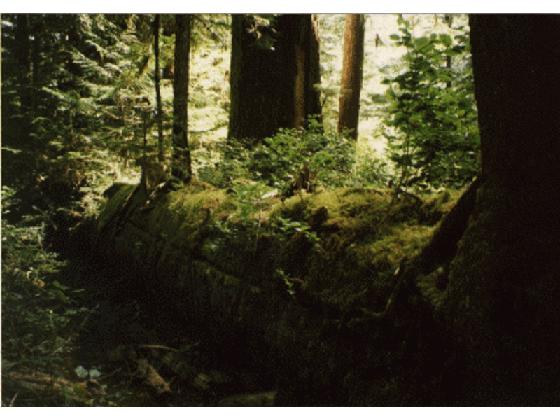
%> input picture forest.jpg, 560 x 420 px
$ octave Q2.m   (GNU Octave 9; MATLAB toolbox functions it lacks are replaced by stand-ins)
%> lines starting %> are read from the running program, lines starting %| are printed output that depends on the picture
clc;
clear;
close all;

% Q.2. Write a program to carry out gamma correction.

% Answer

RGB = imread('forest.jpg');     % Read a RGB image
%> RGB is the input picture: size 420x560x3 uint8; mean R, G, B 68.2, 64.7, 44.4
% figure('Name','RGB Image')    % Uncomment this part to display original RGB
% imagesc(RGB)                    image
% axis image
% zoom(4)

[IND,map] = rgb2ind(RGB,32);    % RGB image converted to an Indexed image
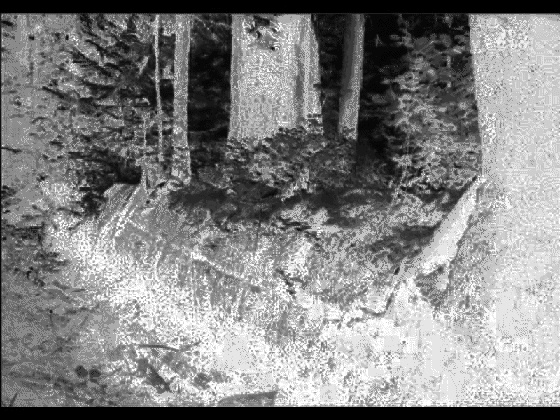
%> IND: size 420x560 uint8; min 0, max 31, mean 16.2; drawn with min black and max white
%> map = 32 rows, first 12: [1 1 0.996; 0.922 0.89 0.773; 0.843 0.816 0.627; 0.745 0.725 0.506; 0.655 0.635 0.408; 0.573 0.557 0.318; 0.494 0.486 0.251; 0.431 0.427 0.173; 0.388 0.388 0.247; 0.357 0.357 0.133; 0.298 0.298 0.176; 0.29 0.29 0.0863]
figure('Name','Gamma Correction Process')
A = ind2gray(IND,map);      % Indexed image converted to grayscale image
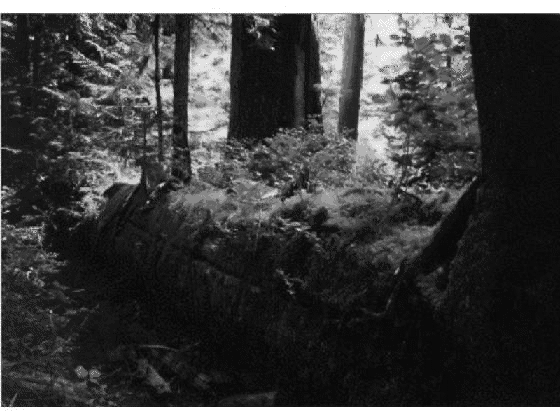
%> A: size 420x560 uint8; min 8, max 255, mean 63.8
B = imadjust(A,[],[],0.5);  % Gamma correction is applied without change to other data
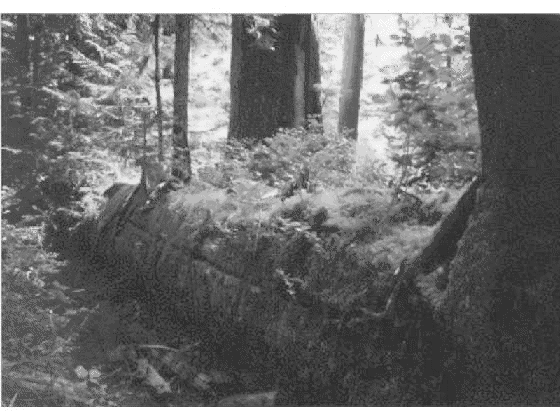
%> B: size 420x560 uint8; min 45, max 255, mean 111.6
subplot(1,2,1)
imagesc(A)
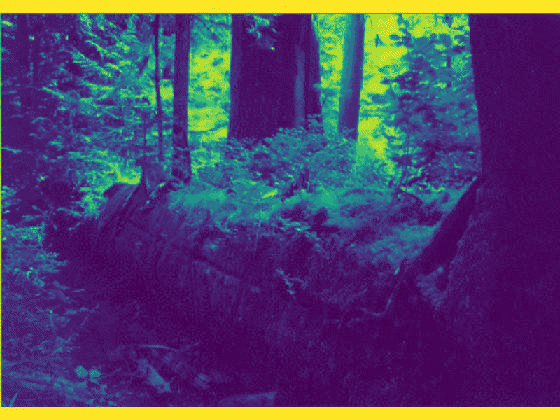
%> displayed picture: size 420x560x3, on the screen's scale of 0 to 255; mean R, G, B 79.4, 64.6, 105.9
montage(A)
title('Before Gamma Correction')
subplot(1,2,2)
imagesc(B)
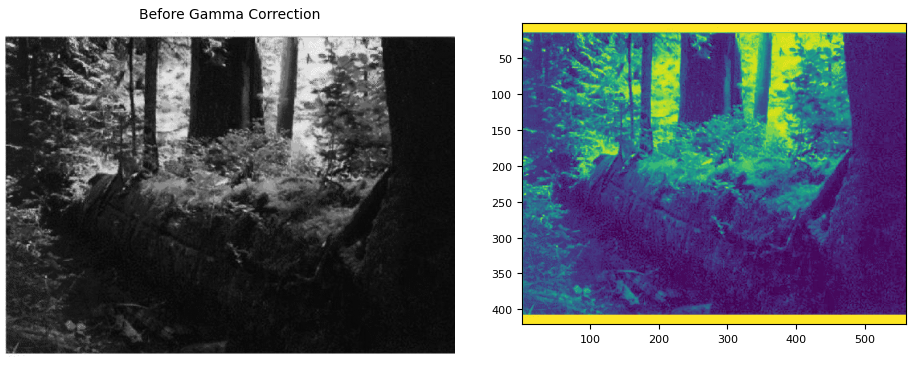
%> figure redrawn from the program's plot data, 2 panels
montage(B)
title('After Gamma Correction')

$ run again, with Myna-Birds-Animals-HD-Image.jpg copied over forest.jpg
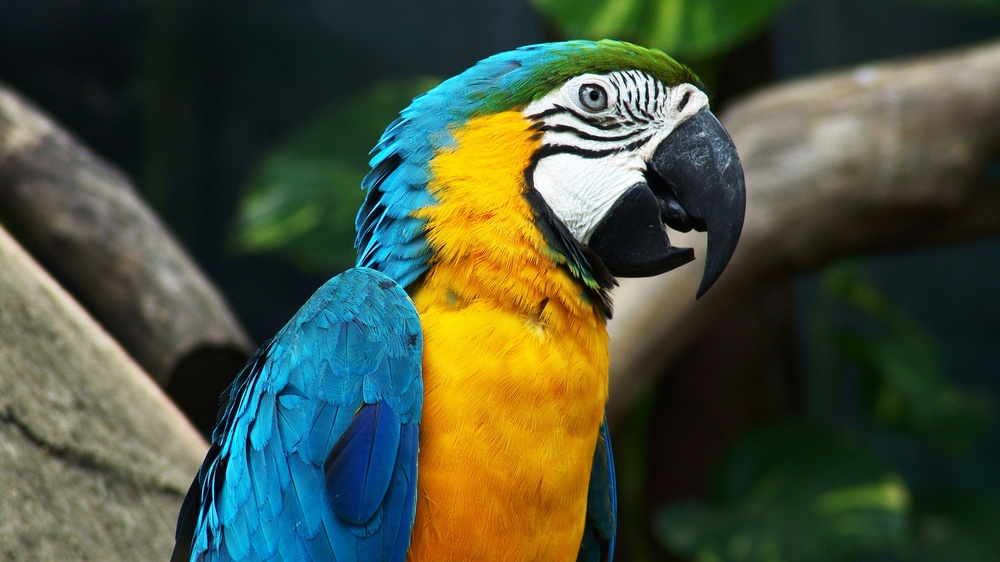
%> input picture Myna-Birds-Animals-HD-Image.jpg, 1000 x 562 px, shrunk from 1920 x 1080 before the run
%> RGB is the input picture: size 562x1000x3 uint8; mean R, G, B 72, 81.6, 60.8
%> `[IND,map] = rgb2ind(RGB,32);`:
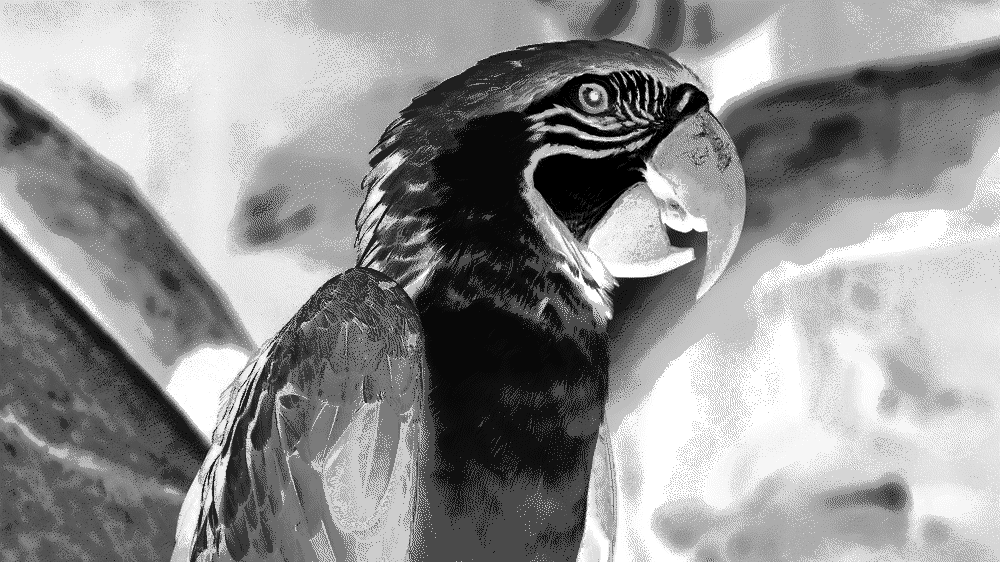
%> IND: size 562x1000 uint8; min 0, max 31, mean 17.8; drawn with min black and max white
%> map = 32 rows, first 12: [0.914 0.941 0.941; 0.965 0.765 0.0392; 0.855 0.569 0.0314; 0.788 0.773 0.714; 0.227 0.816 0.933; 0.235 0.604 0.678; 0.671 0.651 0.576; 0.11 0.655 0.827; 0.408 0.569 0.192; 0.714 0.4 0.0196; 0.58 0.561 0.486; 0.498 0.486 0.412]
%> `imagesc(B)`:
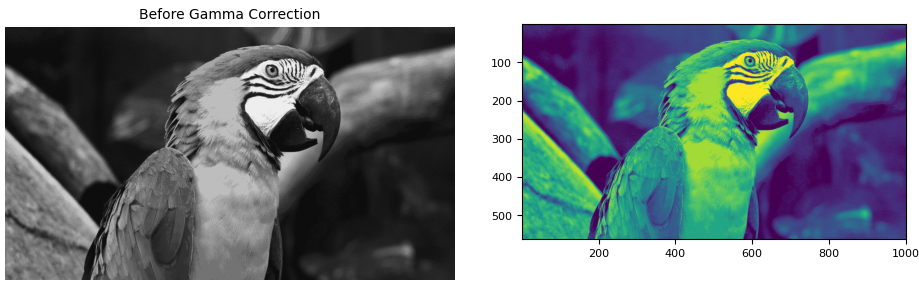
%> figure redrawn from the program's plot data, 2 panels

$ run again, with flower.jpg copied over forest.jpg
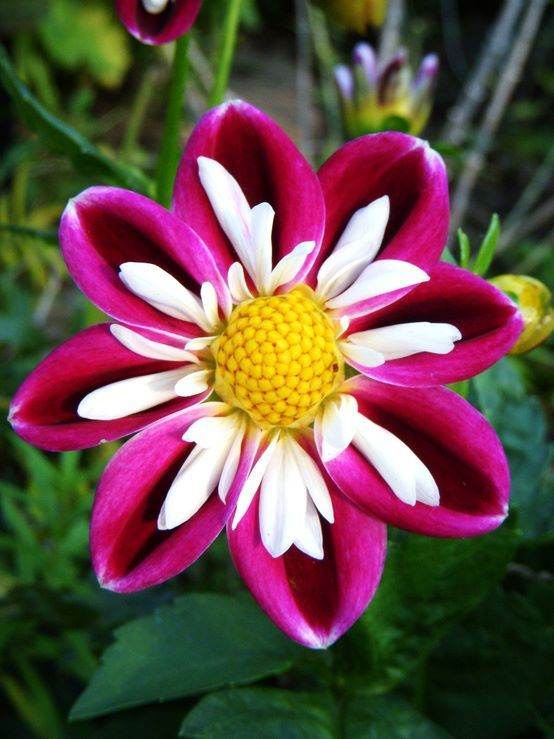
%> input picture flower.jpg, 554 x 739 px
%> RGB is the input picture: size 739x554x3 uint8; mean R, G, B 103.1, 76.7, 71.5
%> `[IND,map] = rgb2ind(RGB,32);`:
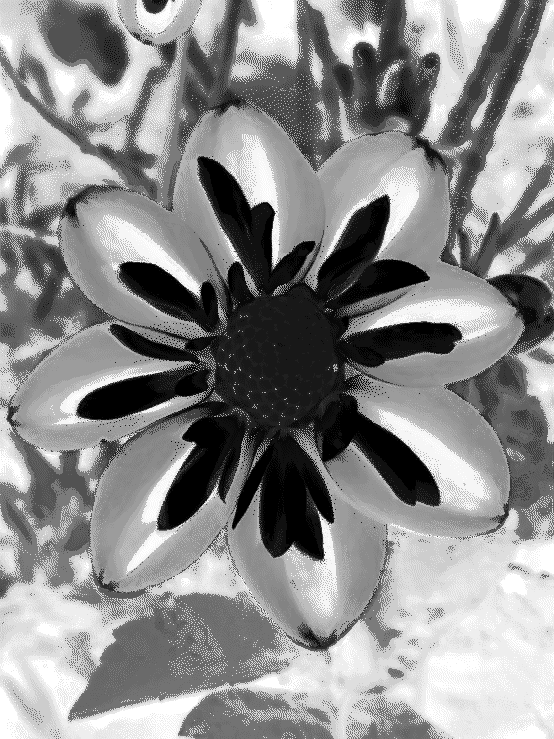
%> IND: size 739x554 uint8; min 0, max 31, mean 17.1; drawn with min black and max white
%> map = 32 rows, first 12: [0.965 0.969 0.98; 0.863 0.749 0.435; 0.914 0.855 0.863; 0.945 0.78 0.0745; 0.78 0.576 0.0784; 0.62 0.553 0.635; 0.486 0.541 0.153; 0.416 0.467 0.455; 0.847 0.643 0.812; 0.353 0.376 0.333; 0.314 0.439 0.122; 0.251 0.275 0.247]
%> `montage(B)`:
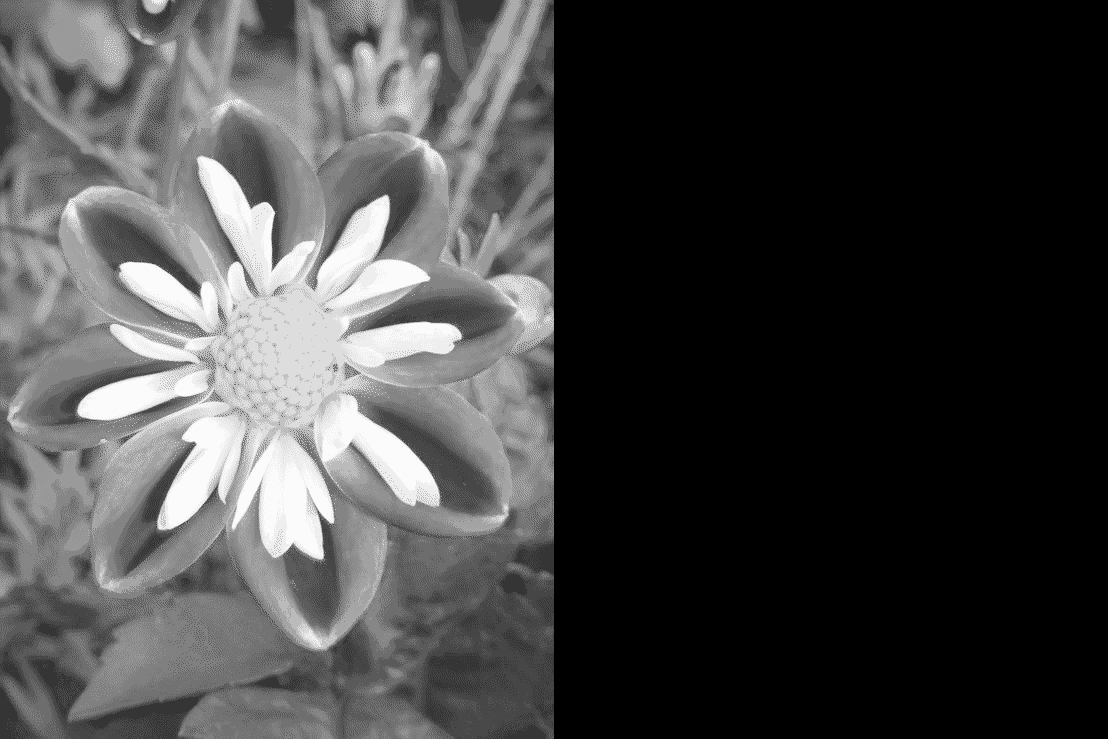
%> displayed picture: size 739x1108, on the screen's scale of 0 to 255; min 0, max 251, mean 68.3
